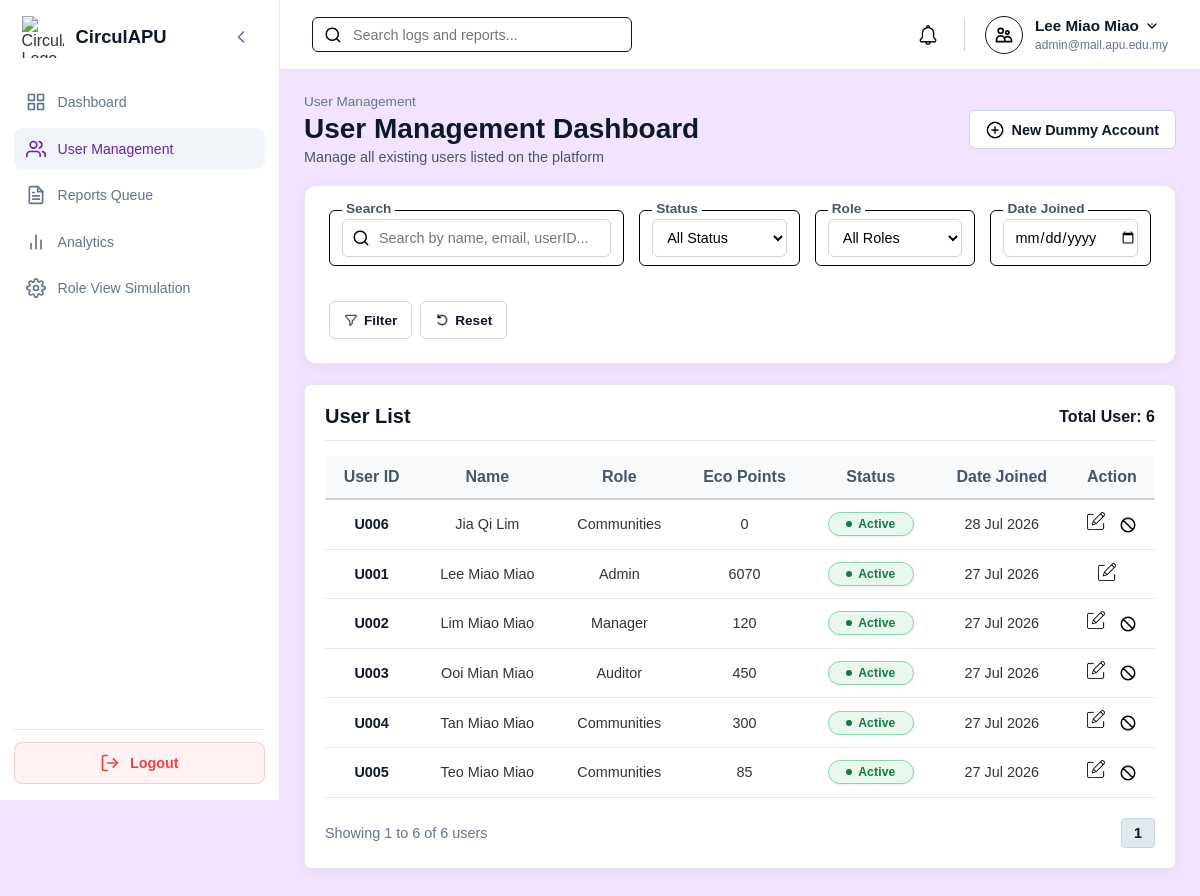
The app's page /Admin/user_management.php?page=2 (signed in), older data.
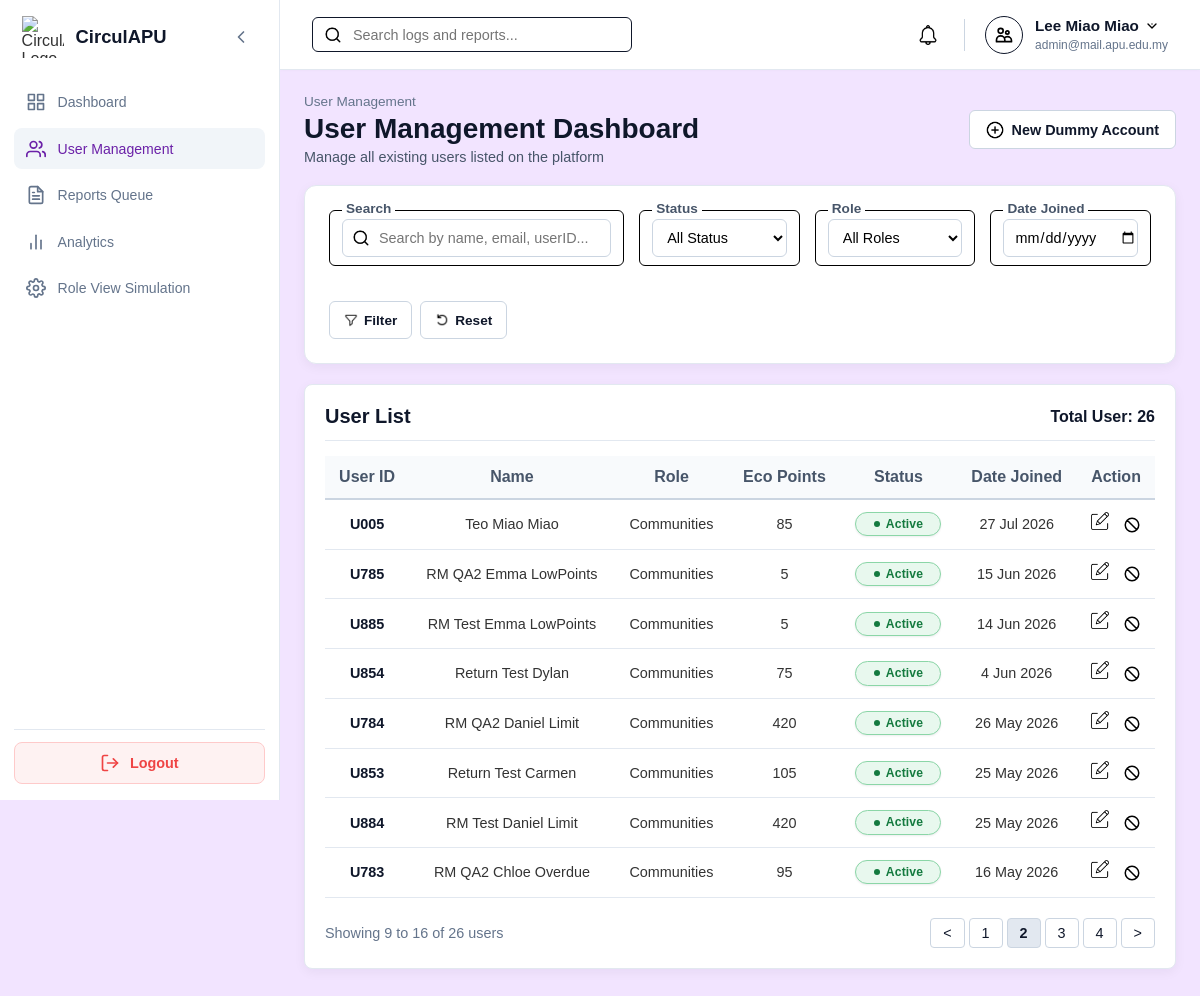
The same page, newer data.
### tables this page shows
CREATE TABLE `user` (
  `userID` varchar(10) NOT NULL,
  `name` varchar(100) NOT NULL,
  `email` varchar(100) NOT NULL,
  `password` varchar(255) NOT NULL,
  `role` enum('Member','Auditor','Manager','Admin') NOT NULL DEFAULT 'Member',
  `status` enum('Active','Suspended','Deleted') NOT NULL DEFAULT 'Active',
  `ecopoint` int(11) NOT NULL DEFAULT 0,
  `dateCreated` timestamp NOT NULL DEFAULT current_timestamp()
);

### Admin/user_management.php (the view, shortened to what the changed rows need)
<?php
require_once '../db.php';
$search = trim($_GET['search'] ?? '');
$status_filter = trim($_GET['status'] ?? '');
$role_filter = trim($_GET['role'] ?? '');
$date_filter = $_GET['date_joined'] ?? '';
$allowed_statuses = ['Active', 'Suspended'];
$allowed_roles = ['Admin', 'Manager', 'Auditor', 'Member'];
if (!in_array($status_filter, $allowed_statuses, true)) $status_filter = '';
if (!in_array($role_filter, $allowed_roles, true)) $role_filter = '';
$limit = 8;
$page = isset($_GET['page']) ? (int)$_GET['page'] : 1;
$sql = "SELECT * FROM user WHERE status != 'Deleted'";
$count_sql = "SELECT COUNT(*) as total FROM user WHERE status != 'Deleted'";
$params = [];
$types = "";
$stmt_count = $conn->prepare($count_sql);
$stmt_count->execute();
$total_users = $stmt_count->get_result()->fetch_assoc()['total'];
$total_pages = max(1, ceil($total_users / $limit));
$page = min($page, $total_pages);
$offset = ($page - 1) * $limit;
$sql .= " ORDER BY dateCreated DESC LIMIT ? OFFSET ?";
$params[] = $limit;
$params[] = $offset;
$types .= "ii";
$stmt = $conn->prepare($sql);
if (!empty($params)) {
    $stmt->bind_param($types, ...$params);
}
$stmt->execute();
$users_result = $stmt->get_result();
function userManagementUrl(int $target_page): string {
    global $search, $status_filter, $role_filter, $date_filter;
    $query = array_filter([
        'page' => $target_page,
        'search' => $search,
        'status' => $status_filter,
        'role' => $role_filter,
        'date_joined' => $date_filter
    ], static fn($value) => $value !== '');
    return '?' . http_build_query($query);
}
?>
<!DOCTYPE html>
<html lang="en">
<head>
    <link rel="stylesheet" href="../style.css">
    <link rel="stylesheet" href="admin_style.css">
</head>
<body class="role-admin">
    <div class="dashboard-container">
        <div class="main-content">
            <main class="page-body">
                <div class="admin-page-header">
                    <div>
                        <h1 class="header-title">User Management Dashboard</h1>
                    </div>
                </div>
                <div class="content-card admin-table-card">
                    <div class="table-header-bar">
                        <h2>User List</h2>
                        <span class="total-count">Total User: <?php echo $total_users; ?></span>
                    </div>
                    <table class="admin-user-table">
                        <thead>
                            <tr>
                                <th>User ID</th>
                                <th>Name</th>
                                <th>Role</th>
                                <th>Eco Points</th>
                                <th>Status</th>
                                <th>Date Joined</th>
                                <th>Action</th>
                            </tr>
                        </thead>
                        <tbody>
                            <?php if ($users_result->num_rows > 0): ?>
                                <?php while ($user = $users_result->fetch_assoc()): ?>
                                    <tr>
                                        <td class="col-userid"><?php echo htmlspecialchars($user['userID']); ?></td>
                                        <td><?php echo htmlspecialchars($user['name']); ?></td>
                                        <td>
                                            <?php
                                                $role_display = $user['role'] === 'Member' ? 'Communities' : htmlspecialchars($user['role']);
                                                echo $role_display;
                                            ?>
                                        </td>
                                        <td><?php echo (int)$user['ecopoint']; ?></td>
                                        <td>
                                            <span class="status-badge <?php echo strtolower($user['status']); ?>">
                                                <?php echo htmlspecialchars($user['status']); ?>
                                            </span>
                                        </td>
                                        <td><?php echo date('j M Y', strtotime($user['dateCreated'])); ?></td>
                                        <td>
                                            <a href="admin_edit_user.php?id=<?php echo urlencode($user['userID']); ?>" title="Edit User" class="action-icon edit-icon">
                                                <img src="../assets/icons/edit.png" alt="Edit">
                                            </a>
                                            <?php if ($user['userID'] !== $_SESSION['user_id']): ?>
                                                <form method="POST" action="admin_toggle_status.php" class="inline-action-form" onsubmit="return confirm('Change this user’s status to <?php echo $user['status'] === 'Active' ? 'Suspended' : 'Active'; ?>?');">
                                                    <button type="submit" title="<?php echo $user['status'] === 'Active' ? 'Suspend User' : 'Activate User'; ?>" class="action-icon action-icon-button">
                                                        <img src="../assets/icons/ban.svg" alt="Toggle Status">
                                                    </button>
                                                </form>
                                            <?php endif; ?>
                                        </td>
                                    </tr>
                                <?php endwhile; ?>
                            <?php else: ?>
                                <tr>
                                    <td colspan="7" class="table-empty-msg">No users found matching your search criteria.</td>
                                </tr>
                            <?php endif; ?>
                        </tbody>
                    </table>
                    <div class="admin-pagination-footer">
                        <span class="pagination-info">
                            Showing <?php echo ($total_users > 0) ? $offset + 1 : 0; ?> to <?php echo min($offset + $limit, $total_users); ?> of <?php echo $total_users; ?> users
                        </span>
                        <div class="pagination-controls">
                            <?php if ($page > 1): ?>
                                <a href="<?php echo htmlspecialchars(userManagementUrl($page - 1)); ?>" class="pagination-btn">&lt;</a>
                            <?php endif; ?>
                            <?php for ($i = max(1, $page - 2); $i <= min($total_pages, $page + 2); $i++): ?>
                                <a href="<?php echo htmlspecialchars(userManagementUrl($i)); ?>" class="pagination-btn <?php echo $page == $i ? 'active' : ''; ?>"><?php echo $i; ?></a>
                            <?php endfor; ?>
                            <?php if ($page < $total_pages): ?>
                                <a href="<?php echo htmlspecialchars(userManagementUrl($page + 1)); ?>" class="pagination-btn">&gt;</a>
                            <?php endif; ?>
                        </div>
                    </div>
                </div>
            </main>
        </div>
    </div>
</body>
</html>

Row changes from the older to the newer data that the page shows:
no longer on this page (row unchanged): user: userID "U006", name "Jia Qi Lim", role "Communities", ecopoint "0", status "Active", dateCreated "28 Jul 2026"
no longer on this page (row unchanged): user: userID "U001", name "Lee Miao Miao", role "Admin", ecopoint "6070", status "Active", dateCreated "27 Jul 2026"
no longer on this page (row unchanged): user: userID "U002", name "Lim Miao Miao", role "Manager", ecopoint "120", status "Active", dateCreated "27 Jul 2026"
no longer on this page (row unchanged): user: userID "U003", name "Ooi Mian Miao", role "Auditor", ecopoint "450", status "Active", dateCreated "27 Jul 2026"
no longer on this page (row edited): user: userID "U004", name "Tan Miao Miao", role "Communities", ecopoint "300", status "Active", dateCreated "27 Jul 2026"
added user: userID "U785", name "RM QA2 Emma LowPoints", role "Communities", ecopoint "5", status "Active", dateCreated "15 Jun 2026"
added user: userID "U885", name "RM Test Emma LowPoints", role "Communities", ecopoint "5", status "Active", dateCreated "14 Jun 2026"
added user: userID "U854", name "Return Test Dylan", role "Communities", ecopoint "75", status "Active", dateCreated "4 Jun 2026"
added user: userID "U784", name "RM QA2 Daniel Limit", role "Communities", ecopoint "420", status "Active", dateCreated "26 May 2026"
added user: userID "U853", name "Return Test Carmen", role "Communities", ecopoint "105", status "Active", dateCreated "25 May 2026"
added user: userID "U884", name "RM Test Daniel Limit", role "Communities", ecopoint "420", status "Active", dateCreated "25 May 2026"
added user: userID "U783", name "RM QA2 Chloe Overdue", role "Communities", ecopoint "95", status "Active", dateCreated "16 May 2026"
Text that changed along with them:
$total_users: "6" → "26"
$offset + 1: "1" → "9"
min($offset + $limit, $total_users): "6" → "16"
new list line: "2"
new list line: "3"
new list line: "4"
